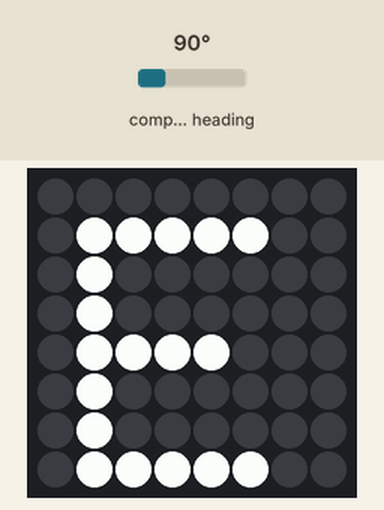
This program was run on a simulated Raspberry Pi (BCM pin numbers) with a Sense HAT. Shown: the Sense HAT's 8×8 RGB LED matrix. The inputs (shaded band) are chosen by the test bench; at power-on: compass heading 90°. Random numbers come from a fixed seed; what the program prints to the terminal is not drawn. At 0.1 s the program stops and its outputs stay as they are.

Above: at 0.1 s.

The program:

9.IMU_compass.py
```python
from sense_hat import SenseHat
from colors import Colors
import time

sense = SenseHat()
iterations = 10
c = Colors()

print("Compass orientation")
i = 0
while i < iterations:
    direction = sense.get_compass()
    print("North: %s" % direction)
    match direction:
      case 0:
        sense.show_letter('N')
      case 90:
        sense.show_letter('E')
      case 180:
        sense.show_letter('S')
      case 270:
        sense.show_letter('W')
      case _:
        sense.show_message(f"{round(direction,0)}")
    i += 1
```

colors.py
```python
import random

class Colors:
    # A dictionary to store some common colors with their RGB values
    colors = {
        'red': (255, 0, 0),
        'green': (0, 255, 0),
        'blue': (0, 0, 255),
        'black': (0, 0, 0),
        'white': (255, 255, 255),
        'yellow': (255, 255, 0),
        'purple': (128, 0, 128),
        'orange': (255, 165, 0),
        'pink': (255, 192, 203),
        'gray': (128, 128, 128)
    }

    def __init__(self):
        pass

    def get_rgb(self, color_name):
        """Returns the RGB value of the given color name."""
        color_name = color_name.lower()
        if color_name in self.colors:
            return self.colors[color_name]
        else:
            raise ValueError(f"Color '{color_name}' not found. Please use a valid color name.")


    def random_rgb(self):
        return random.choice(list(self.colors.values()))
```
